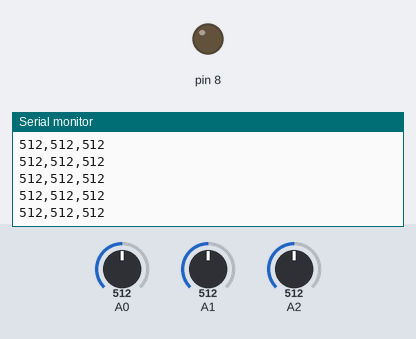
Recording of a sketch running on a simulated Arduino Uno, built with avr-gcc and run on an emulated ATmega328P. On the bench: output pins drawn as LEDs (lit = HIGH), the last lines printed to the serial monitor. The inputs (shaded band) are chosen by the test bench; at power-on: A0 = 512, A1 = 512, A2 = 512. Storage starts empty.

Above: at 1.2 s.
1.3 s: A0 set to 990
At 1.9 s:
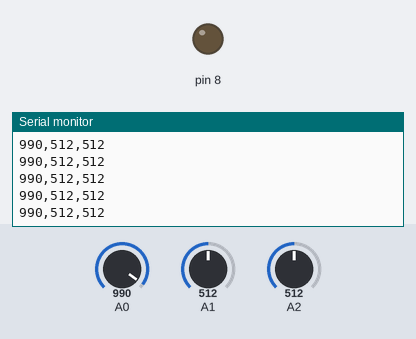
2.8 s: A0 set to 1016
At 3.9 s:
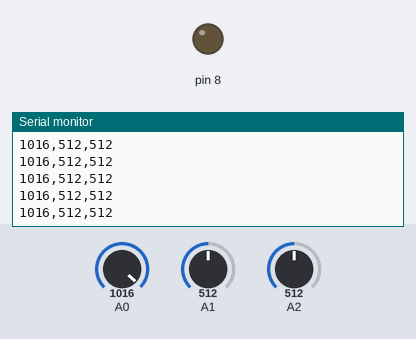
Timing chart, 0 to 5.8 s (numbered marks = the images above; inputs shaded):
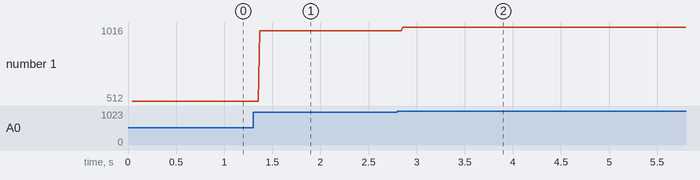

Measured:
- after the input at 1.3 s, the serial monitor: prints a new line after 0.07 s (image 1)
- after the input at 2.8 s, the serial monitor: prints a new line after 0.06 s (image 2)
- plotted number 1: 512 → 990 after the input at 1.3 s, 990 → 1016 after the input at 2.8 s

The sketch:

prueba_SD.ino
```cpp
/*
  SD card datalogger

 * SD card attached to SPI bus as follows:
 ** MOSI - pin 11
 ** MISO - pin 12
 ** CLK - pin 13
 ** CS - pin 4
 */
#include <SD.h> // libreria para el manejo de SD

const int chipSelect = 8; // especifico para el arduino 1
String datos = "";
int sensor = 0;
File archivo;

void setup(){
  Serial.begin(9600);  // activo el puerto serial para enviar datos
  //-------------------------conecto con la SD-------------------------
  Serial.print("Initializing SD card...");
  pinMode(8, OUTPUT);
  // inicializo la SD
  if (!SD.begin(chipSelect)) {
    Serial.println("Card failed, or not present");
    return;
  }
  Serial.println("card initialized.");
}

void loop(){
  // abro el archivo
  archivo = SD.open("datalog.txt", FILE_WRITE);
  //---------------------------cargo los datos-------------------------
  for (int an = 0; an < 3; an++){
    sensor = analogRead(an);
    datos += String(sensor);
    if (an < 2){datos += ",";}
  }

  //----------------preparo el archivo para los datos-------------------
  if (archivo){
    // si el dato es correcto, escribo en él
    archivo.println(datos);               // escribo
    Serial.println(datos);                // imprimo por serial
    datos="";
  }else{
    Serial.println("error opening datalog.txt");
    archivo.close();                      // cierro el archivo
    archivo = SD.open("datalog.txt", FILE_WRITE);
  }
  archivo.close();
  delay(1);
  //Serial.println("punto final");
}
```
